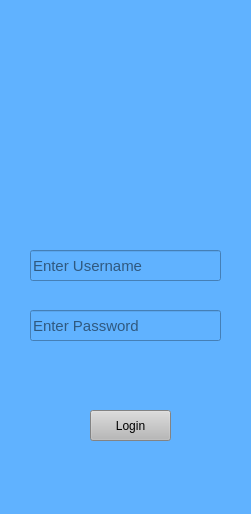
<?xml version="1.0" encoding="UTF-8"?>
<ui version="4.0">
 <class>Form</class>
 <widget class="QWidget" name="Form">
  <property name="geometry">
   <rect>
    <x>0</x>
    <y>0</y>
    <width>251</width>
    <height>514</height>
   </rect>
  </property>
  <property name="windowTitle">
   <string>Form</string>
  </property>
  <property name="styleSheet">
   <string notr="true">background-color:rgb(96, 178, 255)</string>
  </property>
  <widget class="QLineEdit" name="lineEdit">
   <property name="geometry">
    <rect>
     <x>30</x>
     <y>250</y>
     <width>191</width>
     <height>31</height>
    </rect>
   </property>
   <property name="font">
    <font>
     <family>Segoe UI</family>
     <pointsize>11</pointsize>
    </font>
   </property>
   <property name="placeholderText">
    <string>Enter Username</string>
   </property>
  </widget>
  <widget class="QLineEdit" name="lineEdit_2">
   <property name="geometry">
    <rect>
     <x>30</x>
     <y>310</y>
     <width>191</width>
     <height>31</height>
    </rect>
   </property>
   <property name="font">
    <font>
     <family>Segoe UI</family>
     <pointsize>11</pointsize>
    </font>
   </property>
   <property name="echoMode">
    <enum>QLineEdit::Password</enum>
   </property>
   <property name="placeholderText">
    <string>Enter Password</string>
   </property>
  </widget>
  <widget class="QPushButton" name="pushButton_l">
   <property name="geometry">
    <rect>
     <x>90</x>
     <y>410</y>
     <width>81</width>
     <height>31</height>
    </rect>
   </property>
   <property name="styleSheet">
    <string notr="true">background-color:rgb(184, 184, 184)</string>
   </property>
   <property name="text">
    <string>Login</string>
   </property>
  </widget>
  <widget class="QPushButton" name="pushButton_2">
   <property name="geometry">
    <rect>
     <x>30</x>
     <y>10</y>
     <width>191</width>
     <height>181</height>
    </rect>
   </property>
   <property name="styleSheet">
    <string notr="true"/>
   </property>
   <property name="text">
    <string/>
   </property>
   <property name="icon">
    <iconset>
     <normaloff>icons/login.png</normaloff>icons/login.png</iconset>
   </property>
   <property name="iconSize">
    <size>
     <width>150</width>
     <height>150</height>
    </size>
   </property>
   <property name="default">
    <bool>false</bool>
   </property>
   <property name="flat">
    <bool>true</bool>
   </property>
  </widget>
  <widget class="QLabel" name="label_2">
   <property name="geometry">
    <rect>
     <x>40</x>
     <y>370</y>
     <width>171</width>
     <height>20</height>
    </rect>
   </property>
   <property name="font">
    <font>
     <family>Segoe UI</family>
    </font>
   </property>
   <property name="text">
    <string/>
   </property>
  </widget>
 </widget>
 <resources/>
 <connections/>
</ui>
